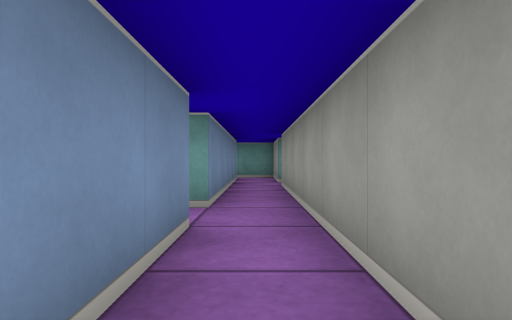
[1] (above)

15 first-person views from a walk through a cub3D level. The camera is about half as high as the walls, looks level and sees 75° across. The floor is counted in squares. Each view is taken from the middle of a square. On the plan, view 1 faces up. The plan holds only what a view shows up to about 9 squares ahead; the rest is blank.

[2]
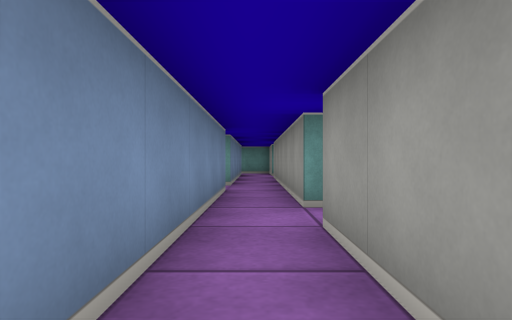

[3]
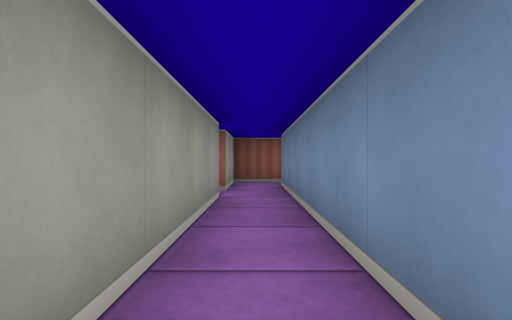

[4]
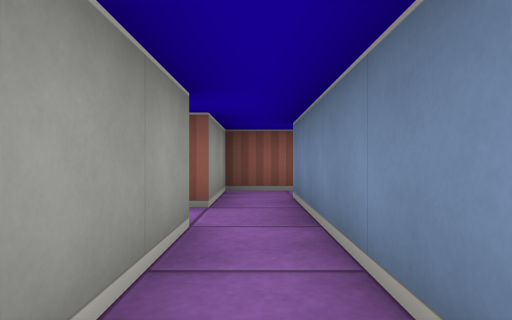

[5]
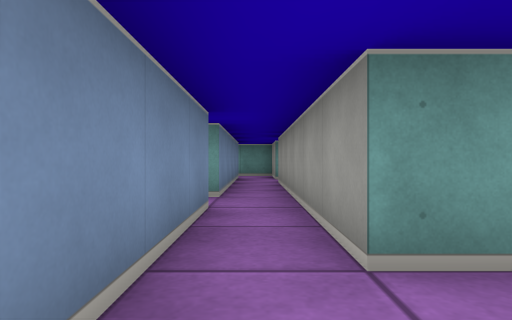

[6]
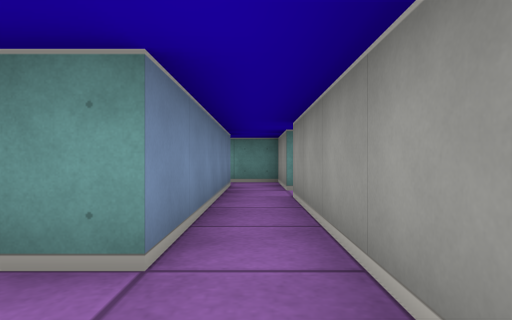

[7]
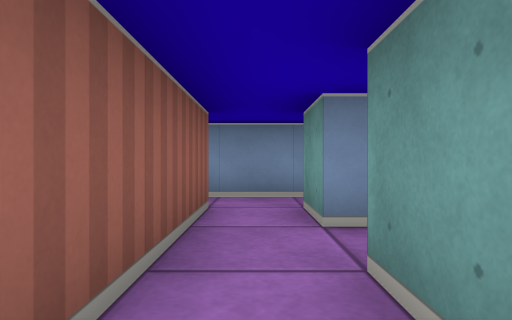

[8]
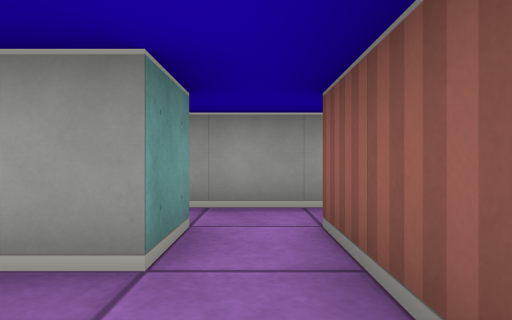

[9]
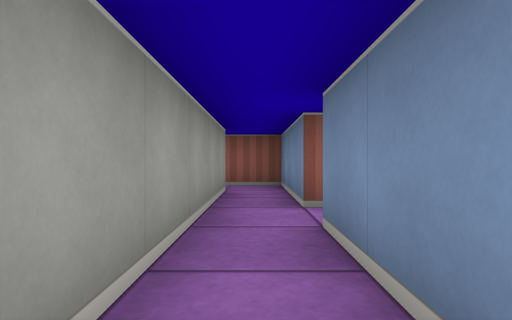

[10]
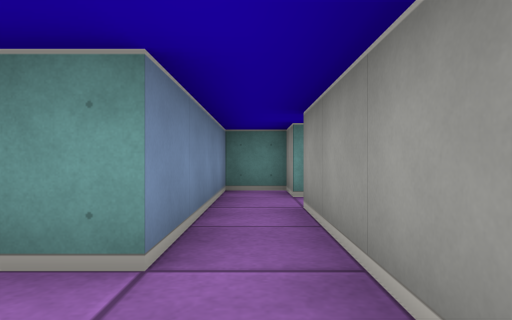

[11]
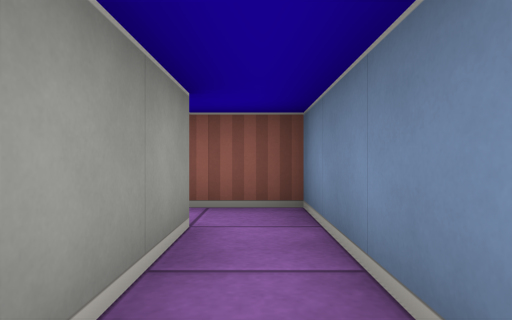

[12]
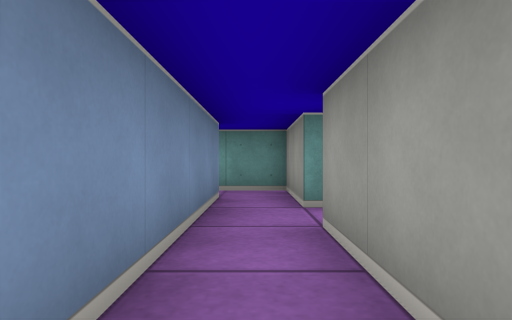

[13]
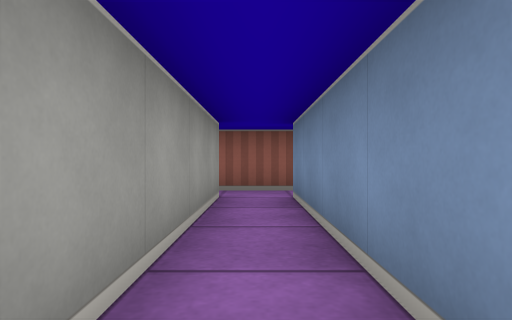

[14]
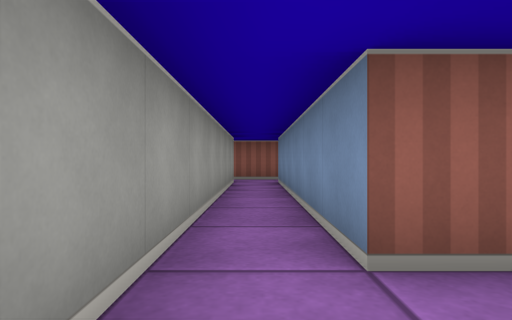

[15]
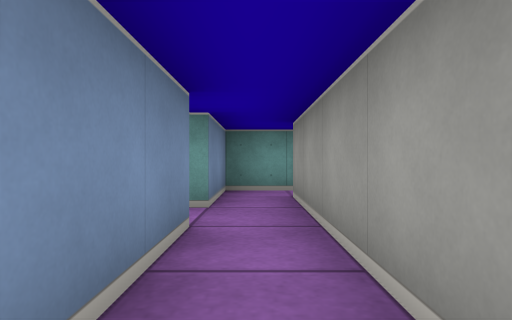

### Floor plan
Ten units are one square. View 1 is at (0, 0); x grows to the right and y downward. Boxes are objects, and circles mark ways between rooms. Rooms are numbered by the first view taken in them; rooms with no view inside come last. Other rooms are left out.
<svg viewBox="-17 -100 72 180">
<path fill="none" stroke="#000" d="M5 45 5 5M-5 -5 -5 65M5 65 5 55M-5 -25 -5 -5M-5 -75 -5 -35 -12 -35M5 -5 5 -65M25 5 35 5 35 25M35 -5 25 -5M45 25 45 -5M5 -65 15 -65 15 -5 5 -5M15 -75 5 -75M25 -5 25 -75M5 5 25 5M45 -35 45 -45 35 -45 35 -5M45 -5 45 -25M26 -95 15 -95 15 -75M25 -75 25 -85M-5 -85 -5 -75M5 -75 5 -95 -6 -95M-6 75 5 75 5 65M35 25 35 35 48 35"/>
<circle cx="0" cy="-15" r="3" fill="#2a7"/>
<circle cx="10" cy="0" r="3" fill="#2a7"/>
<circle cx="0" cy="60" r="3" fill="#2a7"/>
<circle cx="10" cy="-70" r="3" fill="#2a7"/>
<circle cx="0" cy="-80" r="3" fill="#2a7"/>
<circle cx="30" cy="0" r="3" fill="#2a7"/>
<circle cx="40" cy="-15" r="3" fill="#2a7"/>
<circle cx="40" cy="15" r="3" fill="#2a7"/>
<circle cx="20" cy="-80" r="3" fill="#2a7"/>
<text x="0" y="30">1</text>
<text x="0" y="-40">2</text>
<text x="40" y="10">3</text>
<text x="20" y="-40">4</text>
<text x="40" y="-30">5</text>
<text x="20" y="-90">6</text>
<text x="0" y="-90">7</text>
<text x="-10" y="70">8</text>
<text x="40" y="30">9</text>
</svg>
Room 1 opens to room 2. Room 1 opens to room 4. Room 1 opens to room 8. Room 2 opens to room 4. Room 2 opens to room 7. Room 3 opens to room 4. Room 3 opens to room 5. Room 3 opens to room 9. Room 4 opens to room 6.

Where each view was taken, in squares from view 1:
view 1: 0 up, 0 right, facing up
view 2: 3 down, 0 right, facing up
view 3: 0 up, 0 right, facing down
view 4: 2 down, 0 right, facing down
view 5: 1 down, 0 right, facing up
view 6: 2 up, 0 right, facing up
view 7: 0 up, 4 right, facing left
view 8: 0 up, 1 right, facing right
view 9: 3 up, 4 right, facing down
view 10: 1 down, 4 right, facing up
view 11: 0 up, 4 right, facing down
view 12: 4 up, 0 right, facing up
view 13: 5 up, 2 right, facing down
view 14: 8 up, 2 right, facing down
view 15: 4 up, 2 right, facing up
